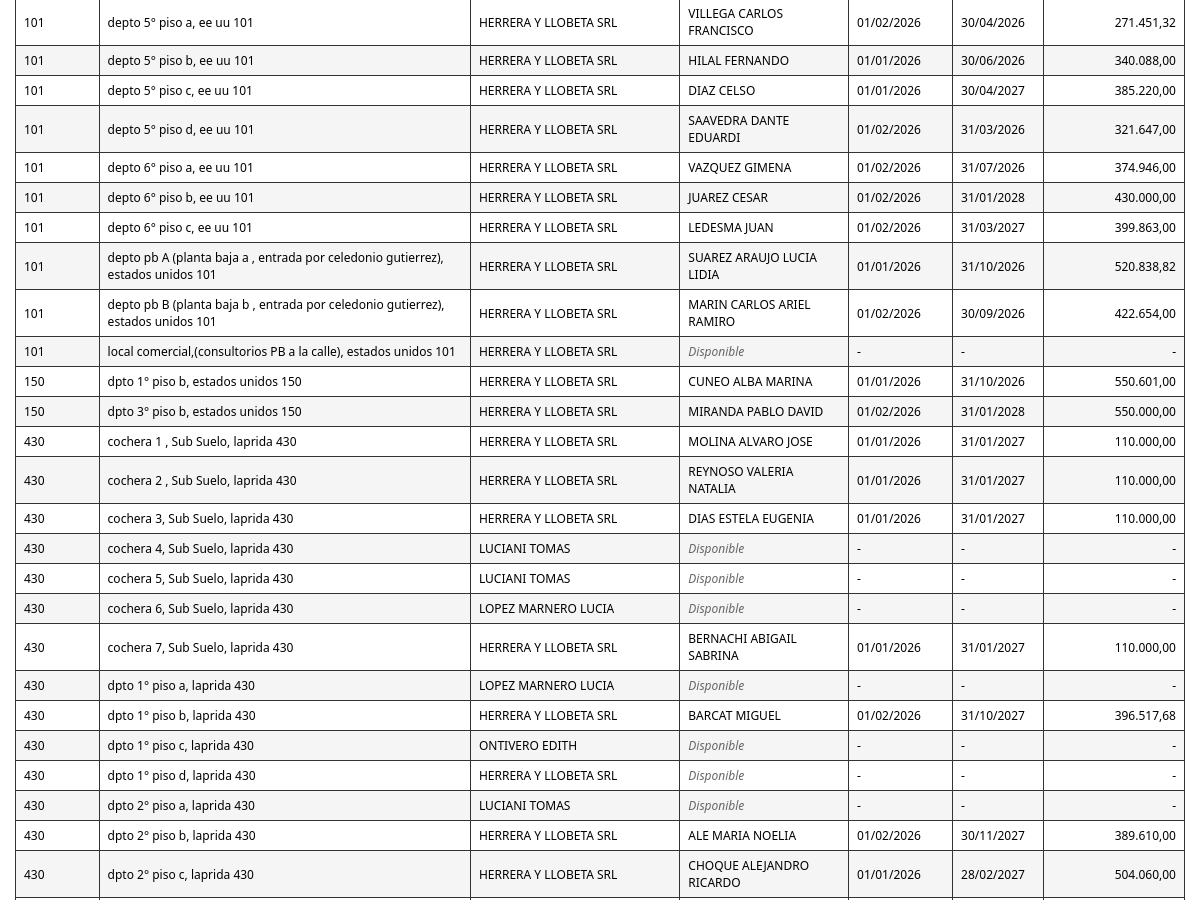
Before: /imprimir_propiedades.php (signed in, middle part) with the older database file.
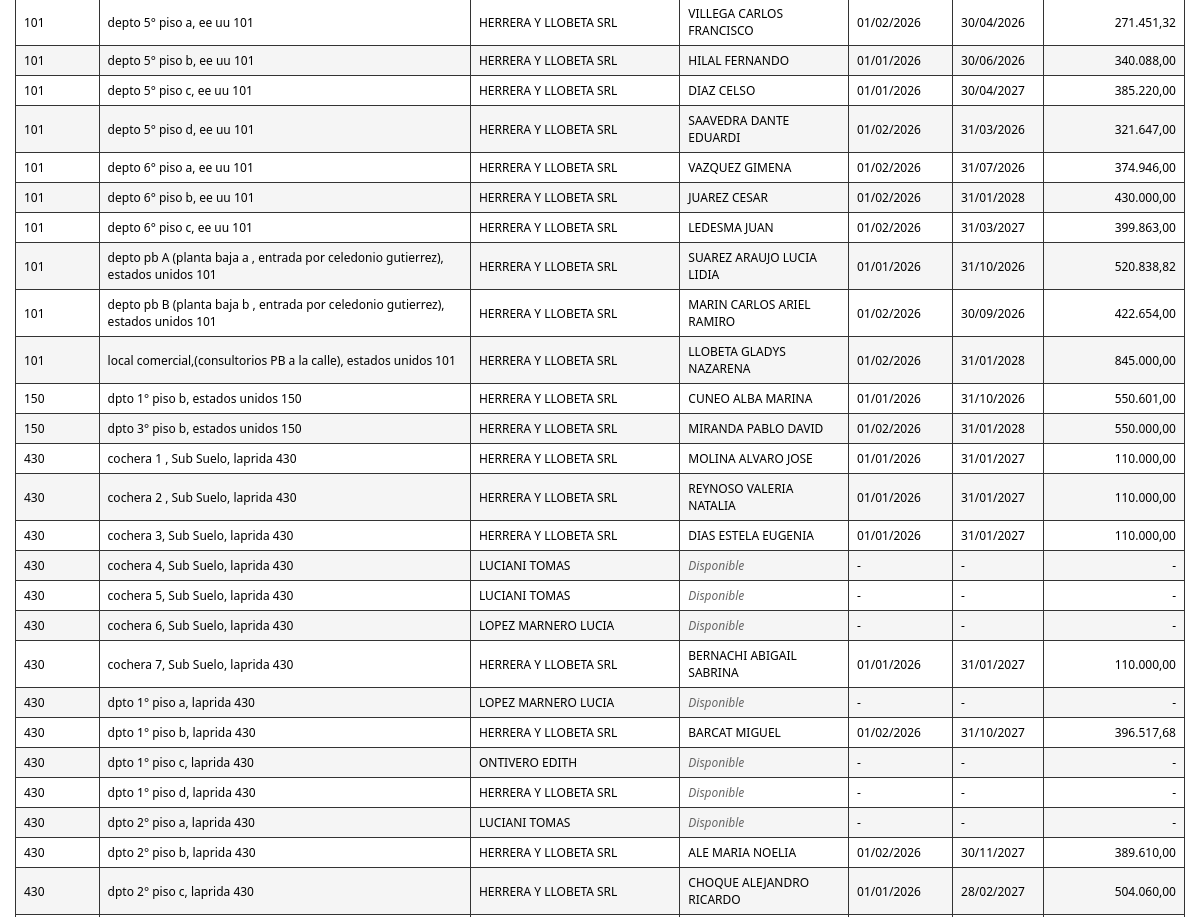
After: the same page with the newer database file.
### tables this page shows
CREATE TABLE `propiedades` (
  `propiedad_id` int(11) NOT NULL AUTO_INCREMENT,
  `propiedad` varchar(255) NOT NULL,
  `ciudad` varchar(100) DEFAULT NULL,
  `padron` varchar(12) NOT NULL,
  `detalle` text NOT NULL,
  `consorcio` varchar(5) NOT NULL,
  `porcentaje` decimal(6,3) DEFAULT NULL,
  `propietario_id` int(11) NOT NULL,
  `alquiler` int(11) DEFAULT NULL,
  PRIMARY KEY (`propiedad_id`),
  UNIQUE KEY `padron` (`padron`),
  KEY `fk_propietario` (`propietario_id`),
  CONSTRAINT `fk_propietario` FOREIGN KEY (`propietario_id`) REFERENCES `usuarios` (`id`)
);

CREATE TABLE `usuarios` (
  `id` int(11) NOT NULL AUTO_INCREMENT,
  `apellido` varchar(150) NOT NULL,
  `dni` varchar(20) NOT NULL,
  `cuit` varchar(25) DEFAULT NULL,
  `domicilio` varchar(200) DEFAULT NULL,
  `email` varchar(100) DEFAULT NULL,
  `celular` varchar(20) DEFAULT NULL,
  `consorcio` varchar(100) DEFAULT NULL,
  PRIMARY KEY (`id`)
);

CREATE TABLE `alquileres` (
  `alquiler_id` int(11) NOT NULL AUTO_INCREMENT,
  `propiedad_id` int(11) NOT NULL,
  `inquilino1_id` int(11) NOT NULL,
  `inquilino2_id` int(11) DEFAULT NULL,
  `codeudor1_id` int(11) NOT NULL,
  `codeudor2_id` int(11) DEFAULT NULL,
  `plazo_meses` int(11) DEFAULT NULL,
  `destino` varchar(50) DEFAULT 'VIVIENDA',
  `fecha_inicio` date DEFAULT NULL,
  `fecha_fin` date DEFAULT NULL,
  `precio_convenido` decimal(10,2) DEFAULT NULL,
  `fecha_firma` date DEFAULT NULL,
  `monto_deposito` decimal(10,2) DEFAULT NULL,
  `estado` enum('VIGENTE','BAJA') DEFAULT 'VIGENTE',
  `fecha_creacion` timestamp NOT NULL DEFAULT current_timestamp(),
  PRIMARY KEY (`alquiler_id`)
);

### imprimir_propiedades.php (the view, shortened to what this page needs)
<?php
include 'db.php';
$sql = "SELECT p.propiedad, p.consorcio,
        prop.apellido AS nombre_propietario,
        u.apellido AS nombre_inquilino,
        a.fecha_inicio AS inicio,
        a.fecha_fin AS vencimiento,
        a.precio_convenido AS monto_alquiler
        FROM propiedades p
        LEFT JOIN usuarios prop ON p.propietario_id = prop.id
        LEFT JOIN alquileres a ON a.propiedad_id = p.propiedad_id AND a.estado = 'VIGENTE'
        LEFT JOIN usuarios u ON a.inquilino1_id = u.id
        ORDER BY p.consorcio ASC, p.propiedad ASC";
$resultado = mysqli_query($conexion, $sql);
?>
<!DOCTYPE html>
<html lang="es">
<head>
</head>
<body>
    <table>
        <tbody>
            <?php while ($f = mysqli_fetch_assoc($resultado)):
                $inicio = !empty($f['inicio']) ? date('d/m/Y', strtotime($f['inicio'])) : '-';
                $venc  = !empty($f['vencimiento']) ? date('d/m/Y', strtotime($f['vencimiento'])) : '-';
                $inquilino = !empty($f['nombre_inquilino']) ? htmlspecialchars($f['nombre_inquilino']) : '<span class="disponible">Disponible</span>';
                $propietario = !empty($f['nombre_propietario']) ? htmlspecialchars($f['nombre_propietario']) : '-';
                $monto = (isset($f['monto_alquiler']) && $f['monto_alquiler'] !== null && $f['monto_alquiler'] !== '') ? number_format((float)$f['monto_alquiler'], 2, ',', '.') : '-';
            ?>
            <tr>
                <td><?= htmlspecialchars($f['consorcio']) ?></td>
                <td><?= htmlspecialchars($f['propiedad']) ?></td>
                <td><?= $propietario ?></td>
                <td><?= $inquilino ?></td>
                <td><?= $inicio ?></td>
                <td><?= $venc ?></td>
                <td style="text-align:right;"><?= $monto ?></td>
            </tr>
            <?php endwhile; ?>
        </tbody>
    </table>
</body>
</html>

Changed rows visible on the page:
changed propiedades "local comercial,(consultorios PB a la calle), estados unidos 101": usuarios.apellido (not shown) → "LLOBETA GLADYS NAZARENA"; alquileres.fecha_inicio "-" → "01/02/2026"; alquileres.fecha_fin "-" → "31/01/2028"; alquileres.precio_convenido "-" → "845.000,00"; no longer shows "Disponible"
